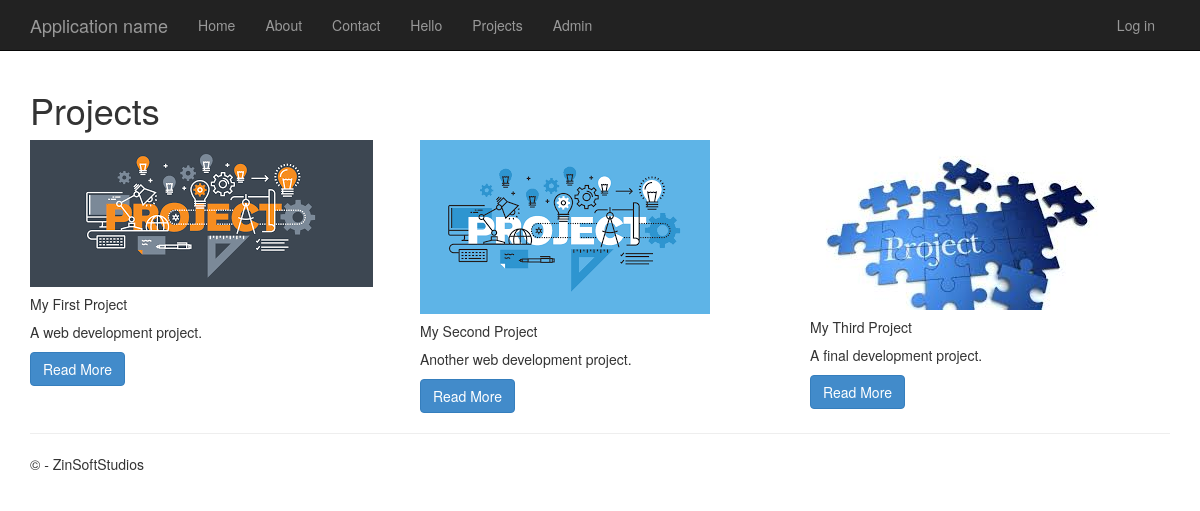
/projects/, run on the app's committed database.
### projects/models.py (models this page shows)
class Projects(models.Model):
    title = models.CharField(max_length=100)
    description = models.TextField()
    technology = models.CharField(max_length=20)
    image=models.FilePathField(path="/img")

### projects/views.py (the view)
# urls.py: urlpatterns = [path('', views.project_index, name='project_index'),
def project_index(request):
    projects = Projects.objects.all()
    context = {
            'projects': projects
        }
    return render(request, 'project_index.html', context)

### projects/templates/project_index.html
﻿{% extends "app/layout.html" %}
{% load static %}
{% block content %}
<h1>Projects</h1>
<div class="row">
{% for project in projects %}
    <div class="col-md-4">
        <div class="card mb-2">
            <img class="card-img-top" src="{% static project.image %}">
            <div class="card-body">
                <h5 class="card-title">{{ project.title }}</h5>
                <p class="card-text">{{ project.description }}</p>
                <a href="{% url 'project_details' project.pk %}"
                   class="btn btn-primary">
                    Read More
                </a>
            </div>
        </div>
    </div>
{% endfor %}
</div>
{% endblock %}

### app/templates/app/layout.html (shortened to what this page needs)
﻿<!DOCTYPE html>
<html>
<head>
    {% load staticfiles %}
    <link rel="stylesheet" type="text/css" href="{% static 'app/content/bootstrap.min.css' %}" />
    <link rel="stylesheet" type="text/css" href="{% static 'app/content/site.css' %}" />
</head>
<body>
    <div class="navbar navbar-inverse navbar-fixed-top">
        <div class="container">
            <div class="navbar-header">
                <a href="/" class="navbar-brand">Application name</a>
            </div>
            <div class="navbar-collapse collapse">
                <ul class="nav navbar-nav">
                    <li><a href="{% url 'home' %}">Home</a></li>
                    <li><a href="{% url 'about' %}">About</a></li>
                    <li><a href="{% url 'contact' %}">Contact</a></li>
                    <li><a href="{% url 'hello_world' %}">Hello</a></li>
                    <li><a href="{% url 'project_index' %}">Projects</a></li>
                    <li><a href="/admin">Admin</a></li>
                </ul>
                {% include 'app/loginpartial.html' %}
            </div>
        </div>
    </div>
    <div class="container body-content">
{% block content %}{% endblock %}
        <hr/>
        <footer>
            <p>&copy; {{ year }} - ZinSoftStudios</p>
        </footer>
    </div>
</body>
</html>

### app/templates/app/loginpartial.html
{% if user.is_authenticated %}
<form id="logoutForm" action="/logout/" method="post" class="navbar-right">
    {% csrf_token %}
    <ul class="nav navbar-nav navbar-right">
        <li><span class="navbar-brand">Hello {{ user.username }}!</span></li>
        <li><a href="javascript:document.getElementById('logoutForm').submit()">Log off</a></li>
    </ul>
</form>
{% else %}
<ul class="nav navbar-nav navbar-right">
    <li><a href="{% url 'login' %}">Log in</a></li>
</ul>
{% endif %}

### app/static/app/content/site.css (style rules this page uses)
body { padding-top: 50px; padding-bottom: 20px; }
.body-content { padding-left: 15px; padding-right: 15px; }

### data on the page
Projects: image (picture), title "My First Project", description "A web development project."
Projects: image (picture), title "My Second Project", description "Another web development project."
Projects: image (picture), title "My Third Project", description "A final development project."
